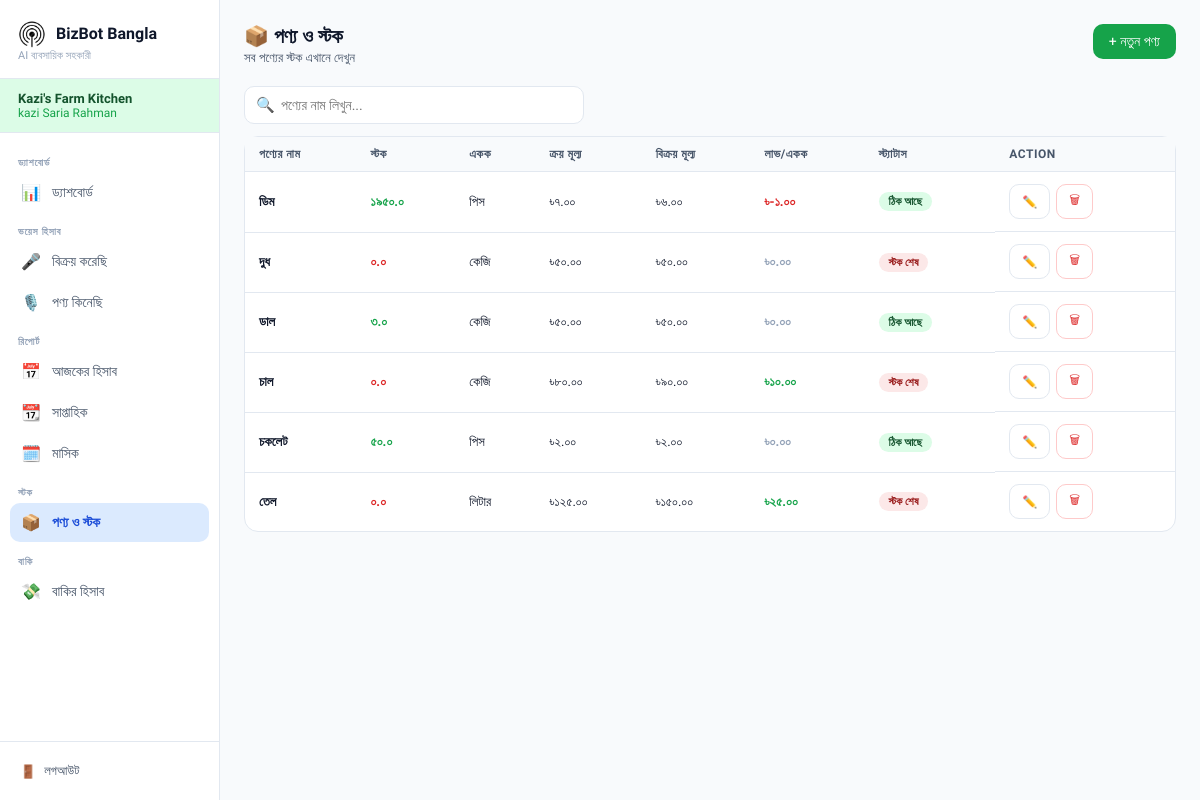
Screenshot of /inventory/ (signed in) with the database file from the repository.
### core/models.py (models this page shows, shortened)
class Shop(models.Model):
    user = models.OneToOneField(User, on_delete=models.CASCADE)
    shop_name = models.CharField(max_length=200)
    owner_name = models.CharField(max_length=200)
    phone = models.CharField(max_length=20, blank=True)
    created_at = models.DateTimeField(auto_now_add=True)

class Product(models.Model):
    shop = models.ForeignKey(Shop, on_delete=models.CASCADE, related_name='products')
    name = models.CharField(max_length=200)
    stock = models.FloatField(default=0)
    unit = models.CharField(max_length=50, default='পিস')
    buy_price = models.FloatField(default=0)
    sell_price = models.FloatField(default=0)
    low_stock_alert = models.FloatField(default=0)
    @property
    def is_low_stock(self):
        if self.stock <= 0:
            return True
        if self.low_stock_alert <= 0:
            return False
        return self.stock <= self.low_stock_alert
    @property
    def profit_per_unit(self):
        return round(self.sell_price - self.buy_price, 2)

### core/views.py (the view)
# urls.py: path('inventory/', views.inventory, name='inventory'),
@login_required
def inventory(request):
    shop = get_object_or_404(Shop, user=request.user)
    products = Product.objects.filter(shop=shop)
    return render(request,'core/inventory.html',{'shop':shop,'products':products})

### core/templatetags/bangla_number.py (called while the page is built)
@register.filter(name='bn')
def bangla_number(value):
    return str(value).translate(_DIGIT_MAP)

### templates/core/inventory.html (shortened to what this page needs)
{% extends 'base.html' %}
{% load bangla_number %}
{% block content %}
<div class="page-header" style="display:flex;justify-content:space-between;align-items:start">
  <div><h1>📦 পণ্য ও স্টক</h1><p>সব পণ্যের স্টক এখানে দেখুন</p></div>
  <a href="{% url 'add_product' %}" class="btn btn-green">+ নতুন পণ্য</a>
</div>
<div style="margin-bottom:12px">
  <div style="position:relative;max-width:340px">
    <span style="position:absolute;left:12px;top:50%;transform:translateY(-50%);font-size:15px;color:#94a3b8">🔍</span>
    <input
      type="text"
      id="searchInput"
      oninput="searchProduct()"
      placeholder="পণ্যের নাম লিখুন..."
      class="form-control"
      style="padding-left:36px;font-size:14px"
    >
  </div>
</div>
<div class="card">
  <table class="table" id="productTable">
    <thead>
      <tr>
        <th>পণ্যের নাম</th>
        <th>স্টক</th>
        <th>একক</th>
        <th>ক্রয় মূল্য</th>
        <th>বিক্রয় মূল্য</th>
        <th>লাভ/একক</th>
        <th>স্ট্যাটাস</th>
        <th>Action</th>
      </tr>
    </thead>
    <tbody id="productBody">
    {% for p in products %}
    <tr data-name="{{ p.name|lower }}">
      <td style="font-weight:600">{{ p.name }}</td>
      <td style="font-weight:600;color:{% if p.is_low_stock %}#dc2626{% else %}#16a34a{% endif %}">{{ p.stock|bn }}</td>
      <td>{{ p.unit }}</td>
      <td>৳{{ p.buy_price|floatformat:2|bn }}</td>
      <td>৳{{ p.sell_price|floatformat:2|bn }}</td>
      <td style="color:{% if p.profit_per_unit > 0 %}#16a34a{% elif p.profit_per_unit < 0 %}#dc2626{% else %}#94a3b8{% endif %};font-weight:600">
        ৳{{ p.profit_per_unit|floatformat:2|bn }}
      </td>
      <td>
        {% if p.stock <= 0 %}
          <span class="badge badge-danger">স্টক শেষ</span>
        {% elif p.is_low_stock %}
          <span class="badge badge-danger">কম স্টক</span>
        {% else %}
          <span class="badge badge-ok">ঠিক আছে</span>
        {% endif %}
      </td>
      <td style="display:flex;gap:6px">
        <a href="{% url 'edit_product' p.pk %}" class="btn btn-outline btn-sm">✏️</a>
        <a href="{% url 'delete_product' p.pk %}" class="btn btn-outline btn-sm"
          style="color:#dc2626;border-color:#fecaca"
          onclick="return confirm('মুছে ফেলবেন?')">🗑</a>
      </td>
    </tr>
    {% empty %}
    <tr><td colspan="8" style="text-align:center;padding:32px;color:#94a3b8">কোনো পণ্য নেই। নতুন পণ্য যোগ করুন!</td></tr>
    {% endfor %}
    </tbody>
  </table>
</div>
{% endblock %}

### templates/base.html (shortened to what this page needs)
<!DOCTYPE html>
<html lang="bn">
<head>
{% load static %}
</head>
<body>
{% if user.is_authenticated %}
{% with shop=request.user.shop %}
<div class="sidebar">
  <div class="sidebar-logo">
    <div class="brand">
      <img class="logo-icon" alt="BizBot logo" src="{% static 'logo.png' %}">
      <h2>BizBot Bangla</h2>
    </div>
    <p>AI ব্যবসায়িক সহকারী</p>
  </div>
  <div class="sidebar-shop">
    <div class="shop-name">{{ shop.shop_name }}</div>
    <div class="owner">{{ shop.owner_name }}</div>
  </div>
  <nav>
    <div class="nav-section">ড্যাশবোর্ড</div>
    <a href="{% url 'dashboard' %}"
       class="{% if request.resolver_match.url_name == 'dashboard' %}active{% endif %}">
      <span class="icon">📊</span> ড্যাশবোর্ড
    </a>
    <div class="nav-section">ভয়েস হিসাব</div>
    <a href="{% url 'voice_sell' %}"
       class="{% if request.resolver_match.url_name == 'voice_sell' %}active-sell{% endif %}">
      <span class="icon">🎤</span> বিক্রয় করেছি
    </a>
    <a href="{% url 'voice_buy' %}"
       class="{% if request.resolver_match.url_name == 'voice_buy' %}active-buy{% endif %}">
      <span class="icon">🎙️</span> পণ্য কিনেছি
    </a>
    <div class="nav-section">রিপোর্ট</div>
    <a href="{% url 'records' %}?period=daily"
       class="{% if request.resolver_match.url_name == 'records' and request.GET.period == 'daily' or request.resolver_match.url_name == 'records' and not request.GET.period %}active{% endif %}">
      <span class="icon">📅</span> আজকের হিসাব
    </a>
    <a href="{% url 'records' %}?period=weekly"
       class="{% if request.resolver_match.url_name == 'records' and request.GET.period == 'weekly' %}active{% endif %}">
      <span class="icon">📆</span> সাপ্তাহিক
    </a>
    <a href="{% url 'records' %}?period=monthly"
       class="{% if request.resolver_match.url_name == 'records' and request.GET.period == 'monthly' %}active{% endif %}">
      <span class="icon">🗓️</span> মাসিক
    </a>
    <div class="nav-section">স্টক</div>
    <a href="{% url 'inventory' %}"
       class="{% if 'inventory' in request.resolver_match.url_name or 'product' in request.resolver_match.url_name %}active{% endif %}">
      <span class="icon">📦</span> পণ্য ও স্টক
    </a>
    <div class="nav-section">বাকি</div>
    <a href="{% url 'baki_list' %}"
       class="{% if 'baki' in request.resolver_match.url_name %}active-baki{% endif %}">
      <span class="icon">💸</span> বাকির হিসাব
    </a>
  </nav>
  <div class="sidebar-bottom">
    <a href="{% url 'logout' %}"><span>🚪</span> লগআউট</a>
  </div>
</div>
{% endwith %}
{% endif %}
<div class="{% if user.is_authenticated %}main{% endif %}">
  {% block content %}{% endblock %}
</div>
</body>
</html>

### templates/base.html (style rules this page uses)
:root { --green: #16a34a; --green-light: #dcfce7; --green-dark: #14532d; --orange: #ea580c; --orange-light: #fff7ed; --orange-dark: #7c2d12; --blue: #1d4ed8; --blue-light: #dbeafe; --purple: #7c3aed; --purple-light: #ede9fe; --bg: #f8fafc; --card: #ffffff; --border: #e2e8f0; --text: #0f172a; --text2: #475569; --text3: #94a3b8; --radius: 14px; --shadow: 0 2px 12px rgba(0,0,0,0.07); }
* { margin:0; padding:0; box-sizing:border-box; font-family:'Hind Siliguri',sans-serif; }
body { background:var(--bg); color:var(--text); min-height:100vh; }
.sidebar { position:fixed; top:0; left:0; width:220px; height:100vh; background:#fff; border-right:1px solid var(--border); display:flex; flex-direction:column; z-index:50; }
.sidebar-logo { padding:20px 18px 16px; border-bottom:1px solid var(--border); }
.sidebar-logo .brand { display:flex; align-items:center; gap:10px; }
.sidebar-logo .logo-icon { width:28px; height:28px; display:block; object-fit:contain; flex:0 0 auto; }
.sidebar-logo h2 { font-size:16px; font-weight:700; color:var(--text); line-height:1.1; }
.sidebar-logo p { font-size:11px; color:var(--text3); margin-top:1px; }
.sidebar-shop { padding:12px 18px; background:var(--green-light); border-bottom:1px solid var(--border); font-size:12px; }
.sidebar-shop .shop-name { font-weight:600; color:var(--green-dark); font-size:13px; }
.sidebar-shop .owner { color:var(--green); }
nav { flex:1; padding:10px 10px; overflow-y:auto; }
.nav-section { font-size:10px; font-weight:600; color:var(--text3); text-transform:uppercase; letter-spacing:.8px; padding:8px 8px 4px; margin-top:6px; }
nav a { display:flex; align-items:center; gap:10px; padding:10px 10px; border-radius:10px; color:var(--text2); text-decoration:none; font-size:14px; transition:all .15s; margin-bottom:2px; }
nav a.active { background:var(--blue-light); color:var(--blue); font-weight:600; }
nav a .icon { font-size:16px; width:22px; text-align:center; }
.sidebar-bottom { padding:12px 10px; border-top:1px solid var(--border); }
.sidebar-bottom a { display:flex; align-items:center; gap:8px; padding:9px 10px; border-radius:10px; color:var(--text2); text-decoration:none; font-size:13px; }
.main { margin-left:220px; padding:24px; }
.page-header { margin-bottom:20px; }
.page-header h1 { font-size:20px; font-weight:700; color:var(--text); }
.page-header p { font-size:13px; color:var(--text2); margin-top:2px; }
.card { background:var(--card); border-radius:var(--radius); border:1px solid var(--border); }
.btn { display:inline-flex; align-items:center; gap:6px; padding:9px 16px; border-radius:10px; font-size:14px; font-weight:500; cursor:pointer; border:none; transition:all .15s; text-decoration:none; font-family:'Hind Siliguri',sans-serif; }
.btn-green { background:var(--green); color:white; }
.btn-outline { background:white; color:var(--text2); border:1px solid var(--border); }
.btn-sm { padding:6px 12px; font-size:12px; }
.form-control, .form-select { width:100%; padding:10px 12px; border:1.5px solid var(--border); border-radius:10px; font-size:14px; color:var(--text); background:white; font-family:'Hind Siliguri',sans-serif; transition:border .15s; }
.table { width:100%; border-collapse:collapse; }
.table th { padding:10px 14px; font-size:12px; font-weight:600; color:var(--text2); text-transform:uppercase; letter-spacing:.5px; background:var(--bg); border-bottom:1px solid var(--border); text-align:left; }
.table td { padding:12px 14px; font-size:13px; border-bottom:1px solid var(--border); }
.table tr:last-child td { border-bottom:none; }
.badge { display:inline-block; padding:3px 10px; border-radius:100px; font-size:11px; font-weight:600; }
.badge-danger { background:#fce8e8; color:#991b1b; }
.badge-ok { background:var(--green-light); color:var(--green-dark); }

### rows the page displays
Shop: shop_name "Kazi's Farm Kitchen", owner_name "kazi Saria Rahman"
Product: name "ডিম", stock|bn "১৯৫০.০", unit "পিস", buy_price|bn "৭.০০", sell_price|bn "৬.০০", profit_per_unit|bn "-১.০০", low_stock_alert "ঠিক আছে"
Product: name "দুধ", stock|bn "০.০", unit "কেজি", buy_price|bn "৫০.০০", sell_price|bn "৫০.০০", profit_per_unit|bn "০.০০", shows "স্টক শেষ"
Product: name "ডাল", stock|bn "৩.০", unit "কেজি", buy_price|bn "৫০.০০", sell_price|bn "৫০.০০", profit_per_unit|bn "০.০০", low_stock_alert "ঠিক আছে"
Product: name "চাল", stock|bn "০.০", unit "কেজি", buy_price|bn "৮০.০০", sell_price|bn "৯০.০০", profit_per_unit|bn "১০.০০", shows "স্টক শেষ"
Product: name "চকলেট", stock|bn "৫০.০", unit "পিস", buy_price|bn "২.০০", sell_price|bn "২.০০", profit_per_unit|bn "০.০০", low_stock_alert "ঠিক আছে"
Product: name "তেল", stock|bn "০.০", unit "লিটার", buy_price|bn "১২৫.০০", sell_price|bn "১৫০.০০", profit_per_unit|bn "২৫.০০", shows "স্টক শেষ"
